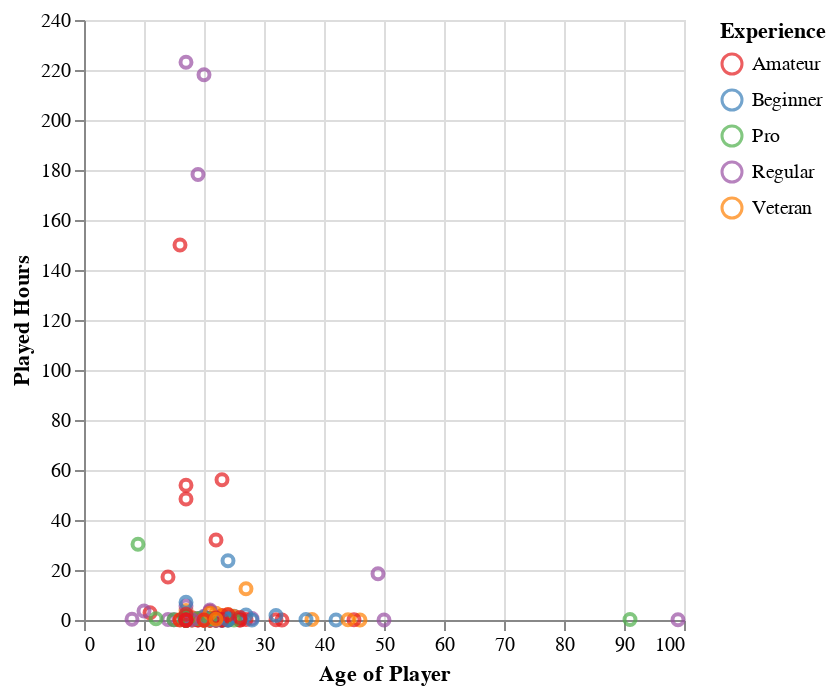

The cell this chart's notebook holds for it:
### Code cell
players_plot_scatter = alt.Chart(dropped_players).mark_point().encode(
    x = alt.X("age").title("Age of Player"),
    y= alt.Y("played_hours").title("Played Hours").scale(zero = True),
    color = alt.Color("experience").title("Experience").scale(scheme = "set1")
)
players_plot_scatter

### Figure 1 — Vega-Lite specification as saved in the notebook (floating-point values rounded to 4 significant figures; data arrays with more than 128 entries replaced by an {"elided": "..."} marker saying what was removed)
{"config": {"view": {"continuousWidth": 300, "continuousHeight": 300}}, "data": {"name": "data-2def6b37beff92aab52e02bfdd6aab08"}, "mark": {"type": "point"}, "encoding": {"color": {"field": "experience", "scale": {"scheme": "set1"}, "title": "Experience", "type": "nominal"}, "x": {"field": "age", "title": "Age of Player", "type": "quantitative"}, "y": {"field": "played_hours", "scale": {"zero": true}, "title": "Played Hours", "type": "quantitative"}}, "$schema": "https://vega.github.io/schema/vega-lite/v5.20.1.json", "datasets": {"data-2def6b37beff92aab52e02bfdd6aab08": {"elided": "196 records"}}}
